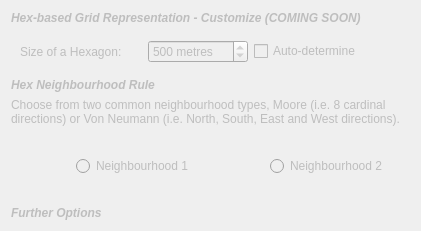
                  <widget class="QWidget" name="page_2">
                   <layout class="QVBoxLayout" name="verticalLayout_11">
                    <item>
                     <widget class="QLabel" name="hexrep_title">
                      <property name="enabled">
                       <bool>false</bool>
                      </property>
                      <property name="text">
                       <string>&lt;html&gt;&lt;head/&gt;&lt;body&gt;&lt;p&gt;&lt;span style=&quot; font-weight:600; font-style:italic;&quot;&gt;Hex-based Grid Representation - Customize (COMING SOON)&lt;/span&gt;&lt;/p&gt;&lt;/body&gt;&lt;/html&gt;</string>
                      </property>
                     </widget>
                    </item>
                    <item>
                     <widget class="QWidget" name="hexresolution_widget" native="true">
                      <layout class="QHBoxLayout" name="horizontalLayout_12">
                       <item>
                        <widget class="QLabel" name="hexsize_lbl">
                         <property name="enabled">
                          <bool>false</bool>
                         </property>
                         <property name="whatsThis">
                          <string>Width of the square cell in the city grid in metres</string>
                         </property>
                         <property name="text">
                          <string>Size of a Hexagon:</string>
                         </property>
                        </widget>
                       </item>
                       <item>
                        <spacer name="horizontalSpacer_10">
                         <property name="orientation">
                          <enum>Qt::Horizontal</enum>
                         </property>
                         <property name="sizeType">
                          <enum>QSizePolicy::Fixed</enum>
                         </property>
                         <property name="sizeHint" stdset="0">
                          <size>
                           <width>20</width>
                           <height>20</height>
                          </size>
                         </property>
                        </spacer>
                       </item>
                       <item>
                        <widget class="QSpinBox" name="hexsize_spin">
                         <property name="enabled">
                          <bool>false</bool>
                         </property>
                         <property name="minimumSize">
                          <size>
                           <width>100</width>
                           <height>0</height>
                          </size>
                         </property>
                         <property name="toolTip">
                          <string>&lt;!DOCTYPE HTML PUBLIC &quot;-//W3C//DTD HTML 4.0//EN&quot; &quot;http://www.w3.org/TR/REC-html40/strict.dtd&quot;&gt;
&lt;html&gt;&lt;head&gt;&lt;meta name=&quot;qrichtext&quot; content=&quot;1&quot; /&gt;&lt;style type=&quot;text/css&quot;&gt;
p, li { white-space: pre-wrap; }
&lt;/style&gt;&lt;/head&gt;&lt;body style=&quot; font-family:'MS Shell Dlg 2'; font-size:8.25pt; font-weight:400; font-style:normal;&quot;&gt;
&lt;p style=&quot; margin-top:0px; margin-bottom:0px; margin-left:0px; margin-right:0px; -qt-block-indent:0; text-indent:0px;&quot;&gt;&lt;span style=&quot; font-size:8pt;&quot;&gt;Width of the square cell in the city grid in metres&lt;/span&gt;&lt;/p&gt;&lt;/body&gt;&lt;/html&gt;</string>
                         </property>
                         <property name="suffix">
                          <string> metres</string>
                         </property>
                         <property name="minimum">
                          <number>200</number>
                         </property>
                         <property name="maximum">
                          <number>5000</number>
                         </property>
                         <property name="singleStep">
                          <number>50</number>
                         </property>
                         <property name="value">
                          <number>500</number>
                         </property>
                        </widget>
                       </item>
                       <item>
                        <widget class="QCheckBox" name="hexsize_auto">
                         <property name="enabled">
                          <bool>false</bool>
                         </property>
                         <property name="toolTip">
                          <string>An automatic algorithm that determines a suitable block size based on the map for computational efficiency.</string>
                         </property>
                         <property name="text">
                          <string>Auto-determine</string>
                         </property>
                        </widget>
                       </item>
                       <item>
                        <spacer name="horizontalSpacer_16">
                         <property name="orientation">
                          <enum>Qt::Horizontal</enum>
                         </property>
                         <property name="sizeHint" stdset="0">
                          <size>
                           <width>40</width>
                           <height>20</height>
                          </size>
                         </property>
                        </spacer>
                       </item>
                      </layout>
                     </widget>
                    </item>
                    <item>
                     <widget class="QLabel" name="hex_neighbour_title">
                      <property name="enabled">
                       <bool>false</bool>
                      </property>
                      <property name="text">
                       <string>&lt;html&gt;&lt;head/&gt;&lt;body&gt;&lt;p&gt;&lt;span style=&quot; font-weight:600; font-style:italic;&quot;&gt;Hex Neighbourhood Rule&lt;/span&gt;&lt;/p&gt;&lt;/body&gt;&lt;/html&gt;</string>
                      </property>
                     </widget>
                    </item>
                    <item>
                     <widget class="QLabel" name="hex_neighbour_lbl">
                      <property name="enabled">
                       <bool>false</bool>
                      </property>
                      <property name="text">
                       <string>&lt;html&gt;&lt;head/&gt;&lt;body&gt;&lt;p&gt;Choose from two common neighbourhood types, Moore (i.e. 8 cardinal directions) or Von Neumann (i.e. North, South, East and West directions).&lt;/p&gt;&lt;/body&gt;&lt;/html&gt;</string>
                      </property>
                      <property name="wordWrap">
                       <bool>true</bool>
                      </property>
                     </widget>
                    </item>
                    <item>
                     <widget class="QWidget" name="hexnhd_widget" native="true">
                      <layout class="QHBoxLayout" name="horizontalLayout_10">
                       <item>
                        <widget class="QLabel" name="img_hex1">
                         <property name="enabled">
                          <bool>false</bool>
                         </property>
                         <property name="minimumSize">
                          <size>
                           <width>50</width>
                           <height>50</height>
                          </size>
                         </property>
                         <property name="maximumSize">
                          <size>
                           <width>50</width>
                           <height>50</height>
                          </size>
                         </property>
                         <property name="text">
                          <string/>
                         </property>
                         <property name="pixmap">
                          <pixmap resource="../graphics/ubeats.qrc">:/images/images/md_spatial_moore.png</pixmap>
                         </property>
                        </widget>
                       </item>
                       <item>
                        <widget class="QRadioButton" name="radio_hexn1">
                         <property name="enabled">
                          <bool>false</bool>
                         </property>
                         <property name="toolTip">
                          <string>&lt;!DOCTYPE HTML PUBLIC &quot;-//W3C//DTD HTML 4.0//EN&quot; &quot;http://www.w3.org/TR/REC-html40/strict.dtd&quot;&gt;
&lt;html&gt;&lt;head&gt;&lt;meta name=&quot;qrichtext&quot; content=&quot;1&quot; /&gt;&lt;style type=&quot;text/css&quot;&gt;
p, li { white-space: pre-wrap; }
&lt;/style&gt;&lt;/head&gt;&lt;body style=&quot; font-family:'MS Shell Dlg 2'; font-size:8.25pt; font-weight:400; font-style:normal;&quot;&gt;
&lt;p style=&quot; margin-top:0px; margin-bottom:0px; margin-left:0px; margin-right:0px; -qt-block-indent:0; text-indent:0px;&quot;&gt;&lt;span style=&quot; font-size:8pt;&quot;&gt;Moore, all eight neighbours around the central block.&lt;/span&gt;&lt;/p&gt;&lt;/body&gt;&lt;/html&gt;</string>
                         </property>
                         <property name="whatsThis">
                          <string/>
                         </property>
                         <property name="text">
                          <string>Neighbourhood 1</string>
                         </property>
                         <property name="checkable">
                          <bool>true</bool>
                         </property>
                        </widget>
                       </item>
                       <item>
                        <widget class="QLabel" name="img_hex2">
                         <property name="enabled">
                          <bool>false</bool>
                         </property>
                         <property name="minimumSize">
                          <size>
                           <width>50</width>
                           <height>50</height>
                          </size>
                         </property>
                         <property name="maximumSize">
                          <size>
                           <width>50</width>
                           <height>50</height>
                          </size>
                         </property>
                         <property name="text">
                          <string/>
                         </property>
                         <property name="pixmap">
                          <pixmap resource="../graphics/ubeats.qrc">:/images/images/md_spatial_vNeumann.png</pixmap>
                         </property>
                        </widget>
                       </item>
                       <item>
                        <widget class="QRadioButton" name="radio_hexn2">
                         <property name="enabled">
                          <bool>false</bool>
                         </property>
                         <property name="toolTip">
                          <string>&lt;!DOCTYPE HTML PUBLIC &quot;-//W3C//DTD HTML 4.0//EN&quot; &quot;http://www.w3.org/TR/REC-html40/strict.dtd&quot;&gt;
&lt;html&gt;&lt;head&gt;&lt;meta name=&quot;qrichtext&quot; content=&quot;1&quot; /&gt;&lt;style type=&quot;text/css&quot;&gt;
p, li { white-space: pre-wrap; }
&lt;/style&gt;&lt;/head&gt;&lt;body style=&quot; font-family:'MS Shell Dlg 2'; font-size:8.25pt; font-weight:400; font-style:normal;&quot;&gt;
&lt;p style=&quot; margin-top:0px; margin-bottom:0px; margin-left:0px; margin-right:0px; -qt-block-indent:0; text-indent:0px;&quot;&gt;&lt;span style=&quot; font-size:8pt;&quot;&gt;Von Neumann, four cardinal directions on either side of the central block.&lt;/span&gt;&lt;/p&gt;&lt;/body&gt;&lt;/html&gt;</string>
                         </property>
                         <property name="whatsThis">
                          <string/>
                         </property>
                         <property name="text">
                          <string>Neighbourhood 2</string>
                         </property>
                         <property name="checked">
                          <bool>false</bool>
                         </property>
                        </widget>
                       </item>
                      </layout>
                     </widget>
                    </item>
                    <item>
                     <widget class="QLabel" name="hexoptions_lbl">
                      <property name="enabled">
                       <bool>false</bool>
                      </property>
                      <property name="text">
                       <string>&lt;html&gt;&lt;head/&gt;&lt;body&gt;&lt;p&gt;&lt;span style=&quot; font-weight:600; font-style:italic;&quot;&gt;Further Options&lt;/span&gt;&lt;/p&gt;&lt;/body&gt;&lt;/html&gt;</string>
                      </property>
                     </widget>
                    </item>
                   </layout>
                  </widget>
